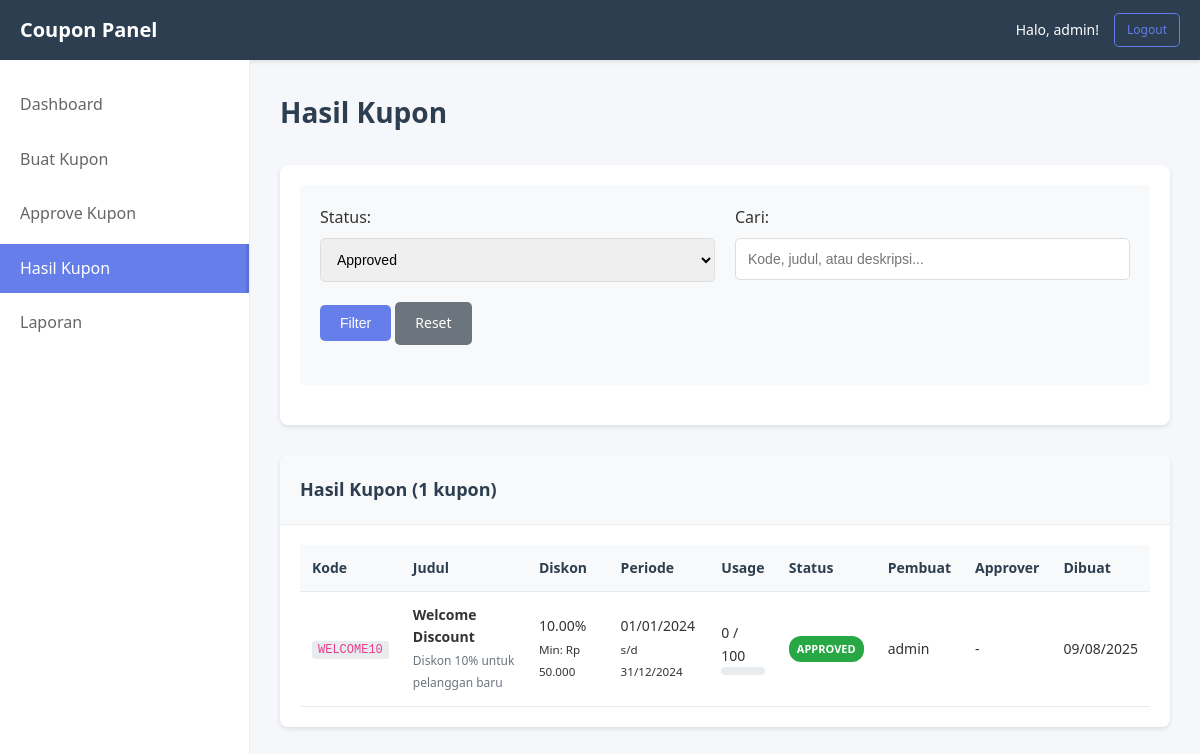
Screenshot of /result.php?filter=approved (signed in) with the database file from the repository.
### tables this page shows
CREATE TABLE users (
    id INT AUTO_INCREMENT PRIMARY KEY,
    username VARCHAR(50) NOT NULL UNIQUE,
    password VARCHAR(255) NOT NULL,
    email VARCHAR(100),
    created_at TIMESTAMP DEFAULT CURRENT_TIMESTAMP
);

CREATE TABLE coupons (
    id INT AUTO_INCREMENT PRIMARY KEY,
    code VARCHAR(50) NOT NULL UNIQUE,
    title VARCHAR(100) NOT NULL,
    description TEXT,
    discount_type ENUM('percentage', 'fixed') NOT NULL,
    discount_value DECIMAL(10,2) NOT NULL,
    min_order DECIMAL(10,2) DEFAULT 0,
    max_usage INT DEFAULT 1,
    current_usage INT DEFAULT 0,
    status ENUM('pending', 'approved', 'rejected', 'expired') DEFAULT 'pending',
    start_date DATE NOT NULL,
    end_date DATE NOT NULL,
    created_by INT NOT NULL,
    created_at TIMESTAMP DEFAULT CURRENT_TIMESTAMP,
    updated_at TIMESTAMP DEFAULT CURRENT_TIMESTAMP ON UPDATE CURRENT_TIMESTAMP,
    approved_by INT NULL,
    approved_at TIMESTAMP NULL,
    FOREIGN KEY (created_by) REFERENCES users(id),
    FOREIGN KEY (approved_by) REFERENCES users(id)
);

### auth.php (called while the page is built, shortened)
<?php
require_once 'db.php';
function getCurrentUser() {
    global $pdo;
    try {
        $stmt = $pdo->prepare("SELECT * FROM users WHERE id = ?");
        $stmt->execute([$_SESSION['user_id']]);
        return $stmt->fetch(PDO::FETCH_ASSOC);
    } catch(PDOException $e) {
        return null;
    }
}
?>

### db.php (called while the page is built, shortened)
<?php
function formatCurrency($amount) {
    return 'Rp ' . number_format($amount, 0, ',', '.');
}
function formatDate($date) {
    return date('d/m/Y', strtotime($date));
}
?>

### result.php (the view, shortened to what this page needs)
<?php
require_once 'auth.php';
$filter = $_GET['filter'] ?? 'all';
$search = $_GET['search'] ?? '';
try {
    $sql = "
        SELECT c.*, u.username as creator, u2.username as approver
        FROM coupons c
        JOIN users u ON c.created_by = u.id
        LEFT JOIN users u2 ON c.approved_by = u2.id
        WHERE 1=1
    ";
    $params = [];
    if ($filter != 'all') {
        $sql .= " AND c.status = ?";
        $params[] = $filter;
    }
    $sql .= " ORDER BY c.created_at DESC";
    $stmt = $pdo->prepare($sql);
    $stmt->execute($params);
    $coupons = $stmt->fetchAll();
    $couponStats = [];
    foreach ($coupons as $coupon) {
        $stmt = $pdo->prepare("SELECT COUNT(*) as usage_count FROM coupon_usage WHERE coupon_id = ?");
        $stmt->execute([$coupon['id']]);
        $couponStats[$coupon['id']] = $stmt->fetch()['usage_count'];
    }
} catch(PDOException $e) {
    die("Error: " . $e->getMessage());
}
$user = getCurrentUser();
?>
<!DOCTYPE html>
<html lang="id">
<head>
    <link rel="stylesheet" href="style.css">
</head>
<body>
    <nav class="navbar">
        <div class="nav-brand">
            <h2>Coupon Panel</h2>
        </div>
        <div class="nav-user">
            <span>Halo, <?php echo htmlspecialchars($user['username']); ?>!</span>
            <a href="logout.php" class="btn btn-sm btn-outline">Logout</a>
        </div>
    </nav>
    <div class="container">
        <div class="sidebar">
            <ul class="nav-menu">
                <li><a href="dashboard.php">Dashboard</a></li>
                <li><a href="create_coupon.php">Buat Kupon</a></li>
                <li><a href="approve_coupon.php">Approve Kupon</a></li>
                <li><a href="result.php" class="active">Hasil Kupon</a></li>
                <li><a href="report.php">Laporan</a></li>
            </ul>
        </div>
        <div class="main-content">
            <h1>Hasil Kupon</h1>
            <div class="card">
                <div class="card-body">
                    <form method="GET" class="filter-form">
                        <div class="form-row">
                            <div class="form-group">
                                <label for="filter">Status:</label>
                                <select id="filter" name="filter">
                                    <option value="approved" <?php echo $filter == 'approved' ? 'selected' : ''; ?>>Approved</option>
                                </select>
                            </div>
                            <div class="form-group">
                                <label for="search">Cari:</label>
                                <input type="text" id="search" name="search" value="<?php echo htmlspecialchars($search); ?>" placeholder="Kode, judul, atau deskripsi...">
                            </div>
                            <div class="form-group">
                                <button type="submit" class="btn btn-primary">Filter</button>
                                <a href="result.php" class="btn btn-secondary">Reset</a>
                            </div>
                        </div>
                    </form>
                </div>
            </div>
            <div class="card">
                <div class="card-header">
                    <h3>Hasil Kupon (<?php echo count($coupons); ?> kupon)</h3>
                </div>
                <div class="card-body">
                    <?php if (empty($coupons)): ?>
                        <p>Tidak ada kupon yang ditemukan.</p>
                    <?php else: ?>
                        <div class="table-responsive">
                            <table class="table">
                                <thead>
                                    <tr>
                                        <th>Kode</th>
                                        <th>Judul</th>
                                        <th>Diskon</th>
                                        <th>Periode</th>
                                        <th>Usage</th>
                                        <th>Status</th>
                                        <th>Pembuat</th>
                                        <th>Approver</th>
                                        <th>Dibuat</th>
                                    </tr>
                                </thead>
                                <tbody>
                                    <?php foreach ($coupons as $coupon): ?>
                                        <tr>
                                            <td><code><?php echo htmlspecialchars($coupon['code']); ?></code></td>
                                            <td>
                                                <strong><?php echo htmlspecialchars($coupon['title']); ?></strong>
                                                <?php if ($coupon['description']): ?>
                                                    <br><small class="text-muted"><?php echo htmlspecialchars($coupon['description']); ?></small>
                                                <?php endif; ?>
                                            </td>
                                            <td>
                                                <?php if ($coupon['discount_type'] == 'percentage'): ?>
                                                    <?php echo $coupon['discount_value']; ?>%
                                                <?php else: ?>
                                                    <?php echo formatCurrency($coupon['discount_value']); ?>
                                                <?php endif; ?>
                                                <?php if ($coupon['min_order'] > 0): ?>
                                                    <br><small>Min: <?php echo formatCurrency($coupon['min_order']); ?></small>
                                                <?php endif; ?>
                                            </td>
                                            <td>
                                                <?php echo formatDate($coupon['start_date']); ?><br>
                                                <small>s/d <?php echo formatDate($coupon['end_date']); ?></small>
                                            </td>
                                            <td>
                                                <?php echo $couponStats[$coupon['id']]; ?> / <?php echo $coupon['max_usage']; ?>
                                                <br>
                                                <div class="progress-bar">
                                                </div>
                                            </td>
                                            <td>
                                                <span class="badge badge-<?php echo $coupon['status']; ?>">
                                                    <?php echo ucfirst($coupon['status']); ?>
                                                </span>
                                            </td>
                                            <td><?php echo htmlspecialchars($coupon['creator']); ?></td>
                                            <td>
                                                <?php if ($coupon['approver']): ?>
                                                    <?php echo htmlspecialchars($coupon['approver']); ?>
                                                    <br><small><?php echo date('d/m/Y', strtotime($coupon['approved_at'])); ?></small>
                                                <?php else: ?>
                                                    -
                                                <?php endif; ?>
                                            </td>
                                            <td><?php echo formatDate($coupon['created_at']); ?></td>
                                        </tr>
                                    <?php endforeach; ?>
                                </tbody>
                            </table>
                        </div>
                    <?php endif; ?>
                </div>
            </div>
        </div>
    </div>
</body>
</html>

### style.css (style rules this page uses)
* { margin: 0; padding: 0; box-sizing: border-box; }
body { font-family: 'Segoe UI', Tahoma, Geneva, Verdana, sans-serif; background-color: #f5f7fa; color: #333; line-height: 1.6; }
.navbar { background: #2c3e50; color: white; padding: 0 20px; display: flex; justify-content: space-between; align-items: center; height: 60px; box-shadow: 0 2px 4px rgba(0,0,0,0.1); }
.nav-brand h2 { font-size: 20px; font-weight: 600; }
.nav-user { display: flex; align-items: center; gap: 15px; }
.nav-user span { font-size: 14px; }
.container { display: flex; min-height: calc(100vh - 60px); }
.sidebar { width: 250px; background: white; border-right: 1px solid #e9ecef; padding: 20px 0; }
.nav-menu { list-style: none; }
.nav-menu li { margin-bottom: 5px; }
.nav-menu a { display: block; padding: 12px 20px; text-decoration: none; color: #666; font-weight: 500; transition: all 0.3s ease; }
.nav-menu a:hover, .nav-menu a.active { background: #667eea; color: white; border-right: 3px solid #5a6fd8; }
.main-content { flex: 1; padding: 30px; overflow-x: auto; }
.main-content h1 { font-size: 28px; margin-bottom: 30px; color: #2c3e50; }
.card { background: white; border-radius: 8px; box-shadow: 0 2px 4px rgba(0,0,0,0.1); margin-bottom: 30px; overflow: hidden; }
.card-header { background: #f8f9fa; padding: 20px; border-bottom: 1px solid #e9ecef; }
.card-header h3 { font-size: 18px; font-weight: 600; color: #2c3e50; }
.card-body { padding: 20px; }
.form-group { margin-bottom: 20px; }
.form-row { display: grid; grid-template-columns: 1fr 1fr; gap: 20px; margin-bottom: 20px; }
.form-row .form-group { margin-bottom: 0; }
label { display: block; margin-bottom: 8px; font-weight: 500; color: #333; }
input[type="text"], input[type="password"], input[type="email"], input[type="number"], input[type="date"], select, textarea { width: 100%; padding: 12px; border: 1px solid #ddd; border-radius: 5px; font-size: 14px; transition: border-color 0.3s ease; }
.filter-form { background: #f8f9fa; padding: 20px; border-radius: 5px; margin-bottom: 20px; }
.btn { display: inline-block; padding: 10px 20px; border: none; border-radius: 5px; font-size: 14px; font-weight: 500; text-decoration: none; cursor: pointer; transition: all 0.3s ease; text-align: center; }
.btn-primary { background: #667eea; color: white; }
.btn-secondary { background: #6c757d; color: white; }
.btn-outline { background: transparent; border: 1px solid #667eea; color: #667eea; }
.btn-sm { padding: 6px 12px; font-size: 12px; }
.table-responsive { overflow-x: auto; }
.table { width: 100%; border-collapse: collapse; font-size: 14px; }
.table th, .table td { padding: 12px; text-align: left; border-bottom: 1px solid #e9ecef; }
.table th { background: #f8f9fa; font-weight: 600; color: #2c3e50; }
.table code { background: #e9ecef; padding: 2px 6px; border-radius: 3px; font-size: 12px; color: #e83e8c; }
.badge { display: inline-block; padding: 4px 8px; font-size: 11px; font-weight: 600; color: white; border-radius: 12px; text-transform: uppercase; }
.badge-approved { background: #28a745; }
.progress-bar { width: 100%; height: 8px; background: #e9ecef; border-radius: 4px; overflow: hidden; }
.text-muted { color: #6c757d !important; font-size: 12px; }

### rows the page displays
users: username "admin"
coupons: code "WELCOME10", title "Welcome Discount", description "Diskon 10% untuk pelanggan baru", discount_value "10.00", min_order "Rp 50.000", start_date "01/01/2024", end_date "31/12/2024", id "0", max_usage "100", status "APPROVED", created_by.username "admin", created_at "09/08/2025"

### other values shown
count($coupons) "1"
